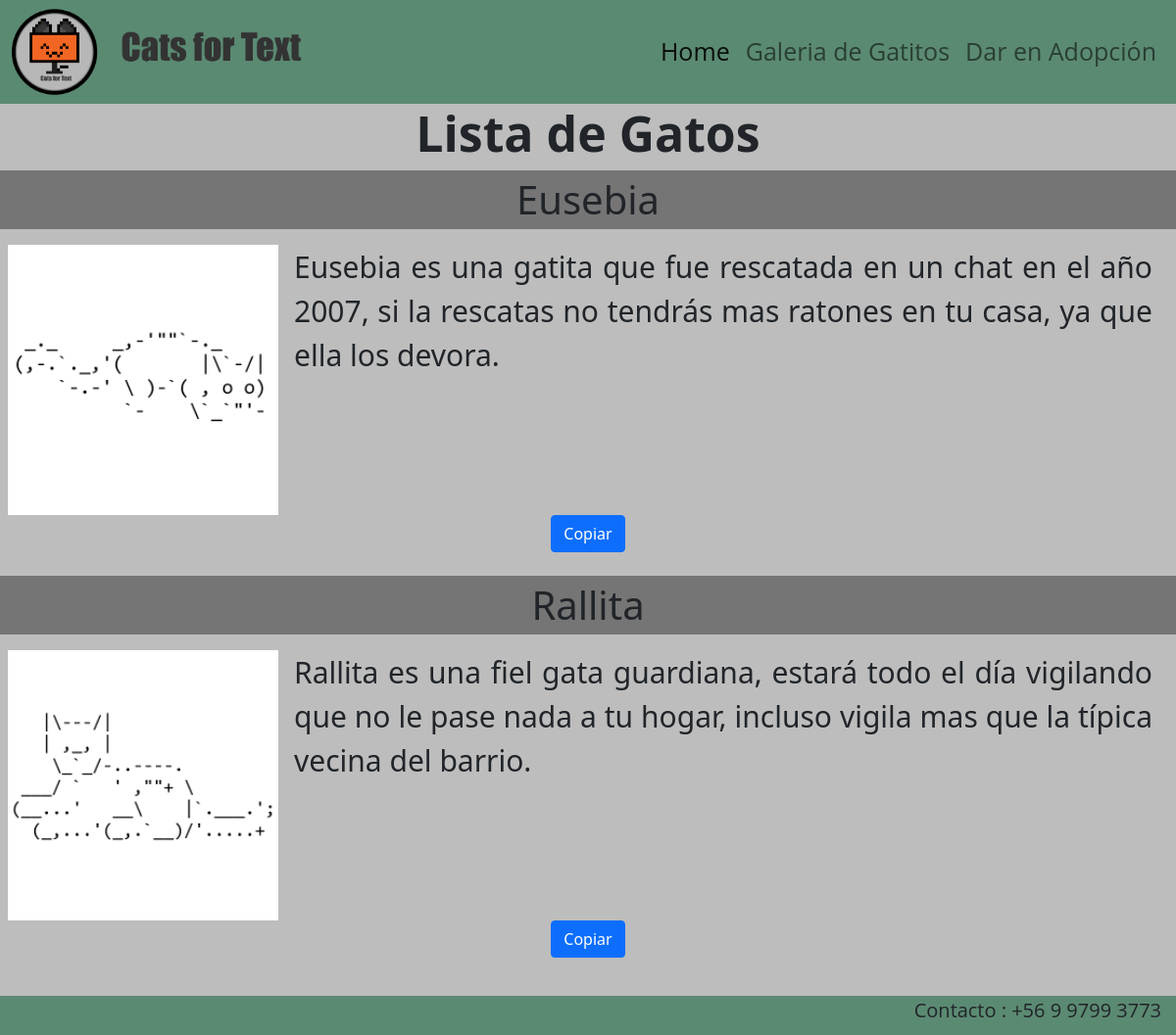
Screenshot of /listar_cats with the database file from the repository.
### Registro/models.py (models this page shows, shortened)
class Cats(models.Model):
        name_cat = models.CharField(max_length=30)
        ascii_cat = models.TextField()
        desc_cat = models.CharField(max_length=200)
        imagen_cat = models.ImageField(upload_to="cats", null=True)

### Registro/views.py (the view)
# urls.py: path('listar_cats', views.listar_cats, name="listar_cats"),
def listar_cats(request):
    cats = Cats.objects.all()
    return render(request, "cats/listar_cats.html", {'cats': cats})

### Registro/templates/cats/listar_cats.html (shortened to what this page needs)
{% extends 'cats/base.html' %}
{% load static %}
{% block css %}
<link rel="stylesheet" href="{% static 'cats/css/listar_cats.css' %}">
{% endblock %}
{% block contenido %}
    <h2>Lista de Gatos</h2>
    {% for c in cats %}
        <div class="item">
          <div class="d1">
              <p class="name">{{ c.name_cat }}</p>
          </div>
          <div class="row">
            <div class="col-lg-3" name="imagen">
                <img src="media/{{c.imagen_cat}}" class="cats" alt="cat">
            </div>
            <div class="col-lg-9">
                <p class="desc">{{ c.desc_cat }}</p>
            </div>
          </div>
          <div class="d3">
            <button class="btn btn-primary copy-btn" data-id={{c.id}}>Copiar</button>
          </div>
        </div>
        <br>
    {% endfor %}
{% endblock %}

### Registro/static/cats/css/listar_cats.css (style rules this page uses)
h2 { font-size: 50px; font-weight: bold; text-align: center; }
.name { font-size: 40px; font-weight: 500; text-align: center; background-color: #757575; }
.cats { height: auto; width: 200%; margin-left: 3%; margin-right: 3%; }
.desc { font-size: 30px; text-align: justify; }
.d3 { text-align: center; }

### Registro/static/cats/css/base.css (style rules this page uses)
* { margin: 0; padding: 0; max-width: 100%; max-height: 100%; }

### rows the page displays
Cats: name_cat "Eusebia", imagen_cat (picture), desc_cat "Eusebia es una gatita que fue rescatada en un chat en el año 2007, si la rescatas no tendrás mas ratones en tu casa, ya que ella los devora."
Cats: name_cat "Rallita", imagen_cat (picture), desc_cat "Rallita es una fiel gata guardiana, estará todo el día vigilando que no le pase nada a tu hogar, incluso vigila mas que la típica vecina del barrio."
